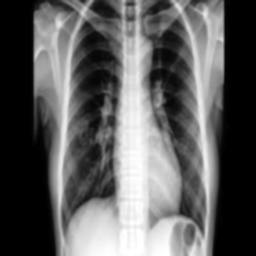
#> input picture Portfolio/AI_Engineering_and_MLOps/LungRegionSegmentation/data/processed/image 1.png, 256 x 256 px, found by its file name; its folder holds only this picture in this run
$ python segment.py
#> lines starting #> are read from the running program, lines starting #| are printed output that depends on the picture; after the words box and inside, x2 and y2 are one past the last pixel; in counts of white or black regions, pixels touching at a corner belong together
import cv2
import os

INPUT_DIR = "data/processed"
OUTPUT_DIR = "data/masks"

os.makedirs(OUTPUT_DIR, exist_ok=True)

for img_name in os.listdir(INPUT_DIR):
    path = os.path.join(INPUT_DIR, img_name)

    img = cv2.imread(path, 0)
#> img is the input picture: shape (256, 256); min 0, max 255, mean 93.8

    if img is None:
        print(f"Error loading {img_name}")
        continue

    # --- Step 1: Otsu Thresholding ---
    _, mask = cv2.threshold(
        img, 0, 255, cv2.THRESH_BINARY + cv2.THRESH_OTSU
    )
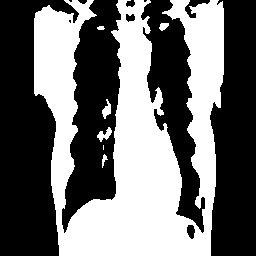
#> mask: shape (256, 256); 43.5% white; 7 white regions (1 under 20 px), largest, box (x1, y1, x2, y2) and area: (34, 0, 224, 256) 28206, (97, 127, 112, 142) 107, (102, 99, 111, 119) 97, (159, 23, 169, 31) 56, (102, 154, 108, 168) 38, (97, 26, 105, 30) 26

    # --- Step 2: Morphological Refinement ---
    kernel = cv2.getStructuringElement(cv2.MORPH_ELLIPSE, (5, 5))

    # Close small holes
    mask = cv2.morphologyEx(mask, cv2.MORPH_CLOSE, kernel)
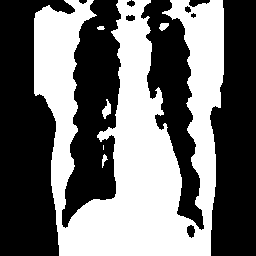
#> mask: shape (256, 256); 44.1% white; 6 white regions (1 under 20 px), largest, box (x1, y1, x2, y2) and area: (34, 0, 224, 256) 28664, (102, 99, 111, 119) 99, (159, 23, 169, 31) 56, (102, 154, 108, 168) 39, (97, 26, 105, 30) 26

    # Optional: remove noise
    mask = cv2.morphologyEx(mask, cv2.MORPH_OPEN, kernel)
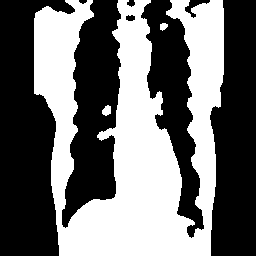
#> mask: shape (256, 256); 43.7% white; 3 white regions, box (x1, y1, x2, y2) and area: (34, 0, 224, 256) 28519, (102, 105, 111, 116) 73, (160, 23, 168, 31) 47

    # Save result
    cv2.imwrite(os.path.join(OUTPUT_DIR, img_name), mask)

print("Segmentation completed")
